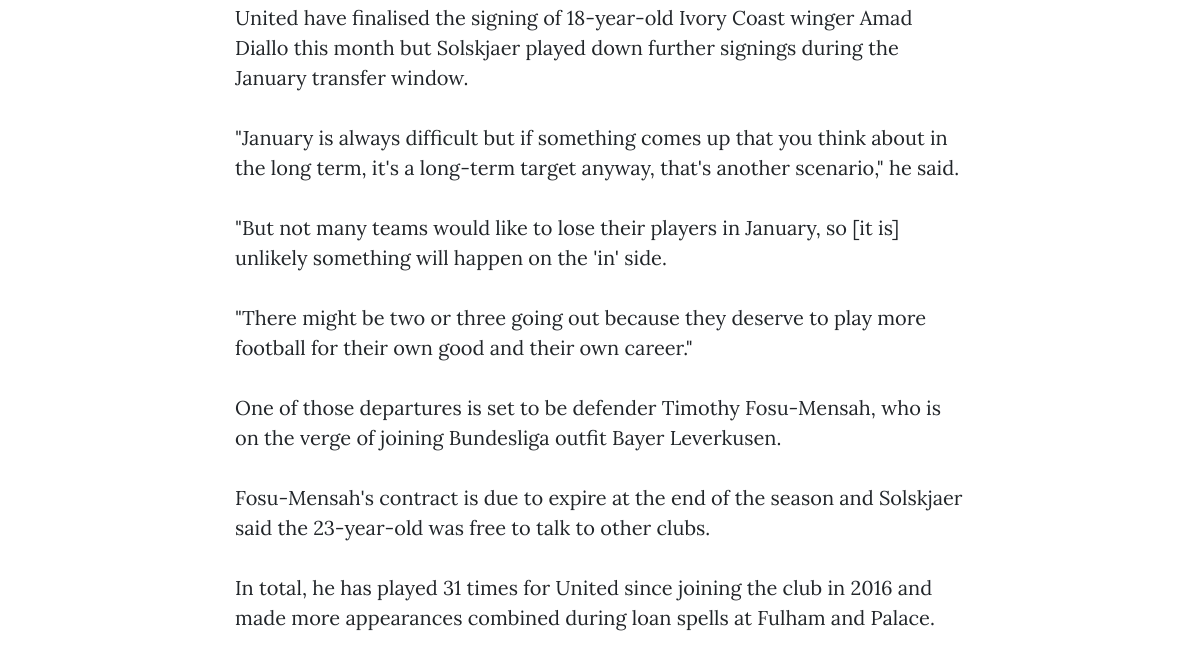
The page /articles/1/ (lower part) on the database as committed earlier.
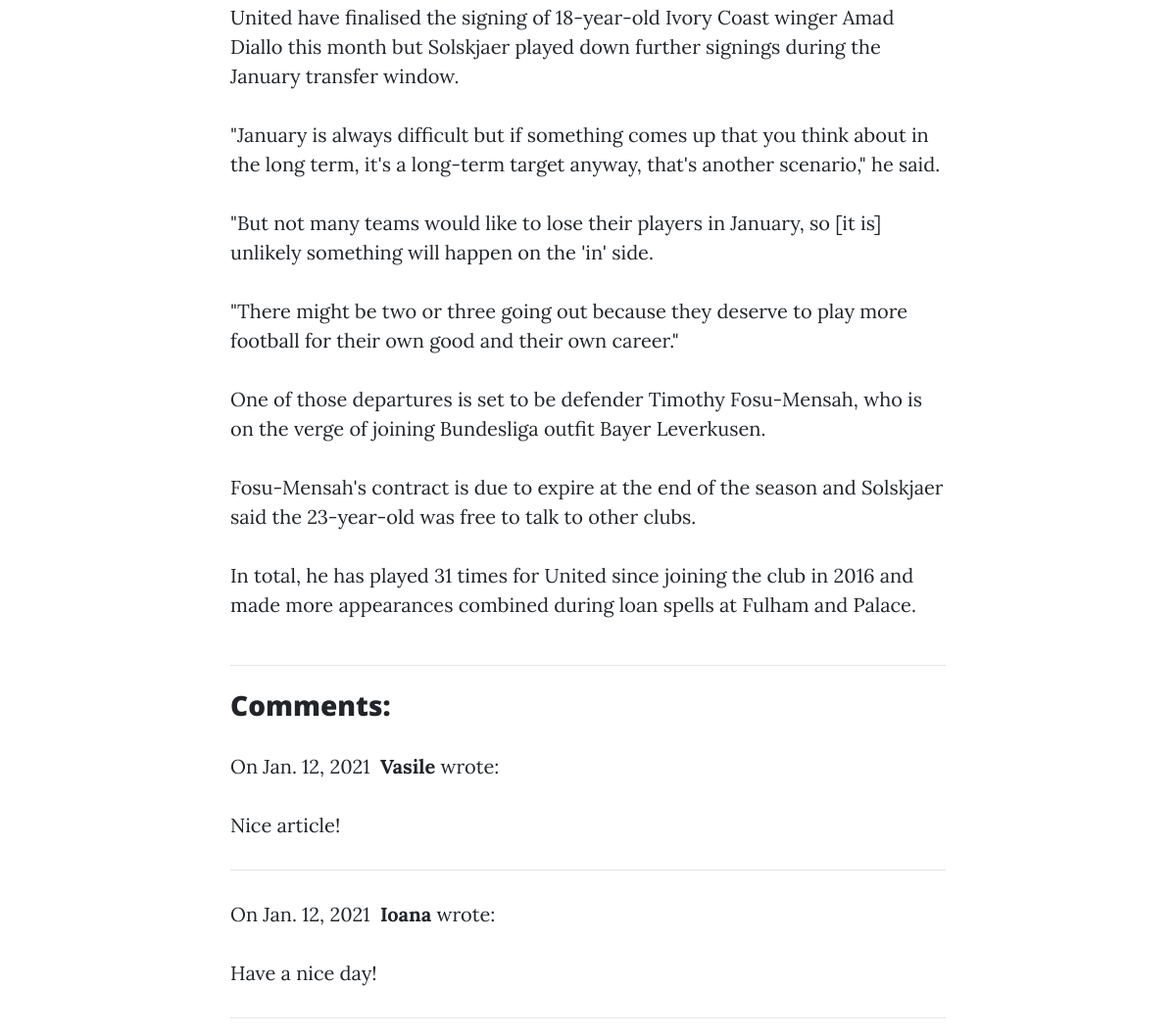
The same page on the database as committed later.
### blog/models.py (models this page shows)
class Comment(models.Model):
    author = models.CharField(max_length=60)
    body = models.TextField()
    created_on = models.DateTimeField(auto_now_add=True)
    article = models.ForeignKey('Article', on_delete=models.CASCADE, default=None)
    created_by = models.ForeignKey(User, on_delete=models.CASCADE)

### blog/views.py (the view)
# urls.py: path("articles/<int:pk>/", ArticleDetailsView.as_view(), name="article_detail"),
class ArticleDetailsView(View):
    def get(self, request, *args, **kwargs):
        article = Article.objects.get(pk=self.kwargs['pk'])
        comments = Comment.objects.filter(article=article)
        form = CommentForm()
        context = {
            'article': article,
            'comments': comments,
            'form': form
        }
        return render(request, 'article_detail.html', context)

### blog/templatetags/filepath.py (called while the page is built)
@register.filter
def filepath(value):
    return value.replace("/blog","")

### blog/templates/article_detail.html (shortened to what this page needs)
{% extends "base.html" %}
{% load static %}
{% load filepath %}
{% block page_content %}
  <article>
    <div class="container">
      <div class="row">
        <div class="col-lg-8 col-md-10 mx-auto">
          {{ article.content|linebreaks }}
        </div>
      </div>
    </div>
  </article>
  <div class="container">
    <div class="row">
        <div class="col-lg-8 col-md-10 mx-auto">
            {% if comments|length > 0 %}
                <hr>
                <h3 class="mt-4">Comments:</h3>
                {% for comment in comments %}
                    <p>
                        On {{comment.created_on.date }}&nbsp;
                        <b>{{ comment.author }}</b> wrote:
                    </p>
                    <p>{{ comment.body }}</p>
                    <hr>
                {% endfor %}
            {% endif %}
        </div>
    </div>
</div>
{% endblock %}

Rows that differ between the two databases and show on the page:
added Comment: created_on "Jan. 12, 2021", author "Vasile", body "Nice article!"
added Comment: created_on "Jan. 12, 2021", author "Ioana", body "Have a nice day!"
Other text that changed with them:
text now shown: "Comments:"
